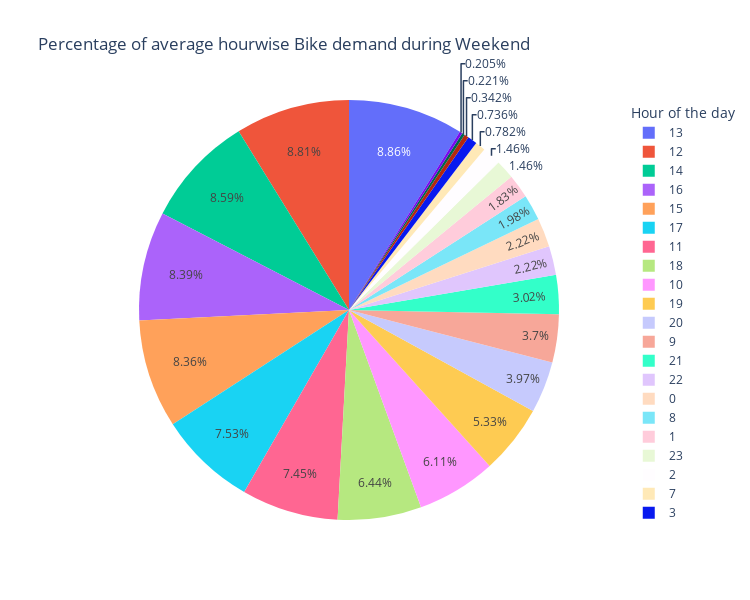

Here is the notebook cell this chart was saved with:
### Code cell
y=hour_df.groupby(['weekday','hour'])['total_count'].mean().reset_index()

#Bar plot to show hourwise demand during weekend
y=y[y['weekday']==0]
fig = plt.subplots(figsize=(10, 6))
sns.barplot(x ='hour',
            y ='total_count',
            data = y).set_title('Average Bike demand during Weekend')
plt.show()

#Pie plot showing percentage of demand per hour during weekend
fig = x.pie(y, values='total_count', names=y['hour'].unique(),title='Percentage of average hourwise Bike demand during Weekend')
fig.update_layout(autosize=False,width=600,height=400,legend_title_text = "Hour of the day")
fig.update_layout(autosize=True,width=750,height=600)

### Figure 1 — Plotly figure (JSON) as saved in the notebook; plotly's stock layout.template omitted (floating-point values rounded to 4 significant figures)
{"data": [{"domain": {"x": [0, 1], "y": [0, 1]}, "hovertemplate": "label=%{label}<br>total_count=%{value}<extra></extra>", "labels": [0, 1, 2, 3, 4, 5, 6, 7, 8, 9, 10, 11, 12, 13, 14, 15, 16, 17, 18, 19, 20, 21, 22, 23], "legendgroup": "", "name": "", "showlegend": true, "type": "pie", "values": [93.99, 77.43, 61.63, 31.14, 9.363, 8.694, 14.5, 33.1, 83.86, 156.5, 258.6, 315.4, 373.0, 374.9, 363.6, 353.9, 355.4, 318.8, 272.6, 225.5, 168.0, 127.6, 94.12, 61.9]}], "layout": {"autosize": true, "height": 600, "legend": {"title": {"text": "Hour of the day"}, "tracegroupgap": 0}, "title": {"text": "Percentage of average hourwise Bike demand during Weekend"}, "width": 750}}
